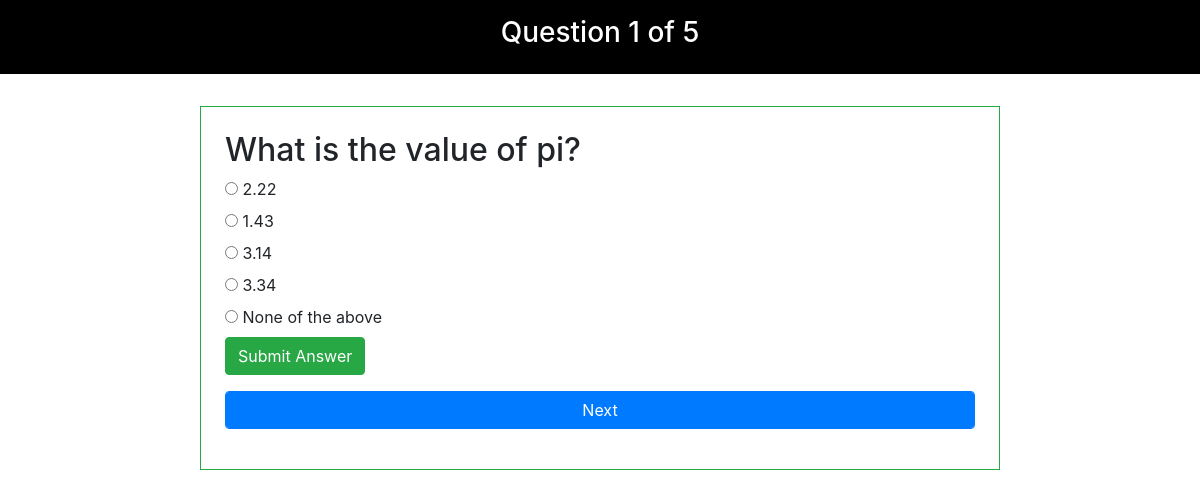
The app's page /quiz/ with its own data.
### quiz/models.py (models this page shows, shortened)
class Teacher_Quiz_Questions(models.Model):
    writtenquestion = models.CharField(default='',max_length= 330, blank = True, null=True )
    imagequestion = models.ImageField(upload_to="pics", default = '', blank = True, null=True )
    option1 = models.CharField(default='A',max_length= 150)
    option2 = models.CharField(default='B',max_length= 150)
    option3 = models.CharField(default='C',max_length= 150)
    option4 = models.CharField(default='D',max_length= 150)
    answer = models.CharField(max_length=100)

### quiz/views.py (the view)
# urls.py: path('quiz/',views.index, name="quiz"),
def index(request):
    obj = Teacher_Quiz_Questions.objects.all()
    count = Teacher_Quiz_Questions.objects.all().count()
    paginator = Paginator(obj,1)
    try:
        page = int(request.GET.get('page','1'))
    except:
        page =1
    try:
        questions = paginator.page(page)
    except(EmptyPage,InvalidPage):
        questions=paginator.page(paginator.num_pages)
    return render(request,'studentQuiz.html',{'obj':obj,'questions':questions,'count':count})

### templates/studentQuiz.html (shortened to what this page needs)
<!DOCTYPE html>
<html lang="en">
<head>
  <link rel="stylesheet" href="https://stackpath.bootstrapcdn.com/bootstrap/4.5.2/css/bootstrap.min.css">
</head>
<body>
{% load static %}
<div class="jumbotron jumbotron-fluid p-3" style="Background-color:black">
  <div class="container">
    <h3 class="text-center text-white">Question {{ questions.end_index }} of  {{count}}</h3>
  </div>
</div>
<div class="col-lg-8 border border-success p-4 m-4 mx-auto">
    {% for i in questions %}
    <h2>{{i.writtenquestion}}</h2>
    <form>
        <div class="radio">
        <label><input type="radio" name="name"  id="option1" value="{{i.option1}}"> {{i.option1}} </label>
        </div>
        <div class="radio">
        <label > <input type="radio" name="name"  id="option2" value="{{i.option2}}"> {{i.option2}}</label>
        </div>
        <div class="radio">
        <label ><input type="radio" name="name" id="option3" value="{{i.option3}}"> {{i.option3}}</label>
        </div>
        <div class="radio">
        <label ><input type="radio" name="name"  id="option4" value="{{i.option4}}"> {{i.option4}} </label>
        </div>
        <div class="radio">
        <label ><input type="radio" name="name"  id="option5" value="None of the above"> None of the above </label>
        </div>
    </form>
    {% endfor %}
    <div class="form-group">
        <button class="btn  btn-success" id="save_ans">Submit Answer</button>
    </div>
    <div class="paginetor">
        <div class="form-group">
        {% if questions.has_next %}
        <a href="?page={{ questions.next_page_number }}"><button class="btn form-control btn-primary" id="submitAnswer">Next</button></a>
        {% else %}
        <a href="/result/"><button class="btn form-control btn-success" id="submitAnswer">Submit Quiz</button></a>
        {% endif %}
        </div>
    </div>
</div>
</body>
</html>

### records on screen
Teacher_Quiz_Questions: writtenquestion "What is the value of pi?", option1 "2.22", option2 "1.43", option3 "3.14", option4 "3.34"

### other values on screen
{{ questions.end_index }} "1"
{{ count }} "5"
